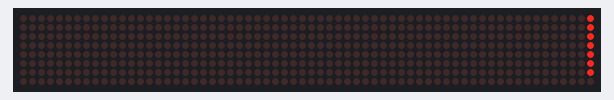
Recording of a sketch running on a simulated Arduino Uno, built with avr-gcc and run on an emulated ATmega328P. Shown: 64×8 LED matrix.

Above: at 0.15 s.
At 1.25 s:
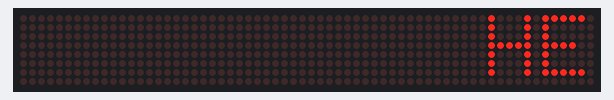
At 2.45 s:
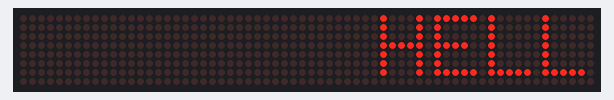
At 4.75 s:
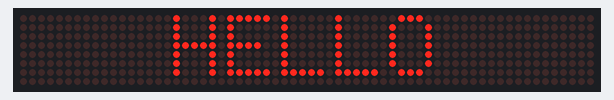
At 7.05 s:
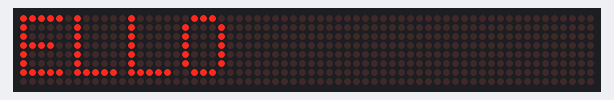
At 9.25 s:
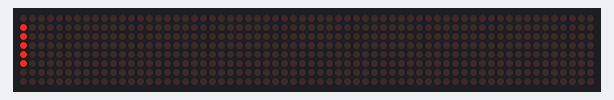

The sketch:

MAX7219_Scroll_String_Test.ino
```cpp
#include <MD_Parola.h>
#include <MD_MAX72xx.h>

#include <SPI.h>
// Uncomment according to your hardware type
#define HARDWARE_TYPE MD_MAX72XX::FC16_HW
//#define HARDWARE_TYPE MD_MAX72XX::GENERIC_HW

// Defining size, and output pins
#define MAX_DEVICES 8
#define CS_PIN 3

// Create a new instance of the MD_Parola class with hardware SPI connection
MD_Parola myDisplay = MD_Parola(HARDWARE_TYPE, CS_PIN, MAX_DEVICES);


String hi = "HELLO";
const char *strHi = hi.c_str();

void setup(void)
{
  myDisplay.begin();
 // myDisplay.displayText(strHi, PA_CENTER, 0, 0, PA_PRINT, PA_NO_EFFECT);
 myDisplay.displayScroll(strHi, PA_CENTER, PA_SCROLL_LEFT, 100);
}

void loop(void)
{
  myDisplay.displayAnimate();
}
```
